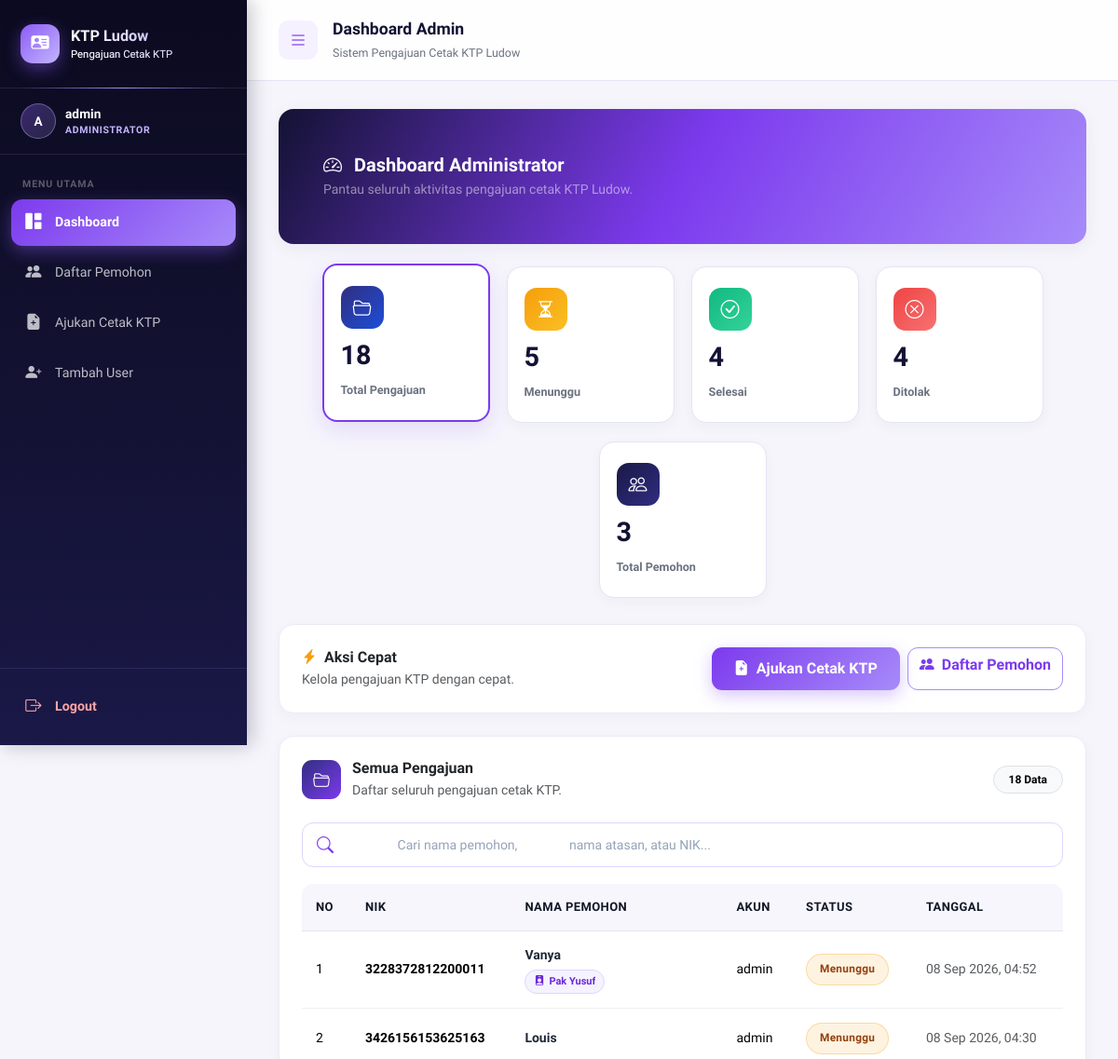
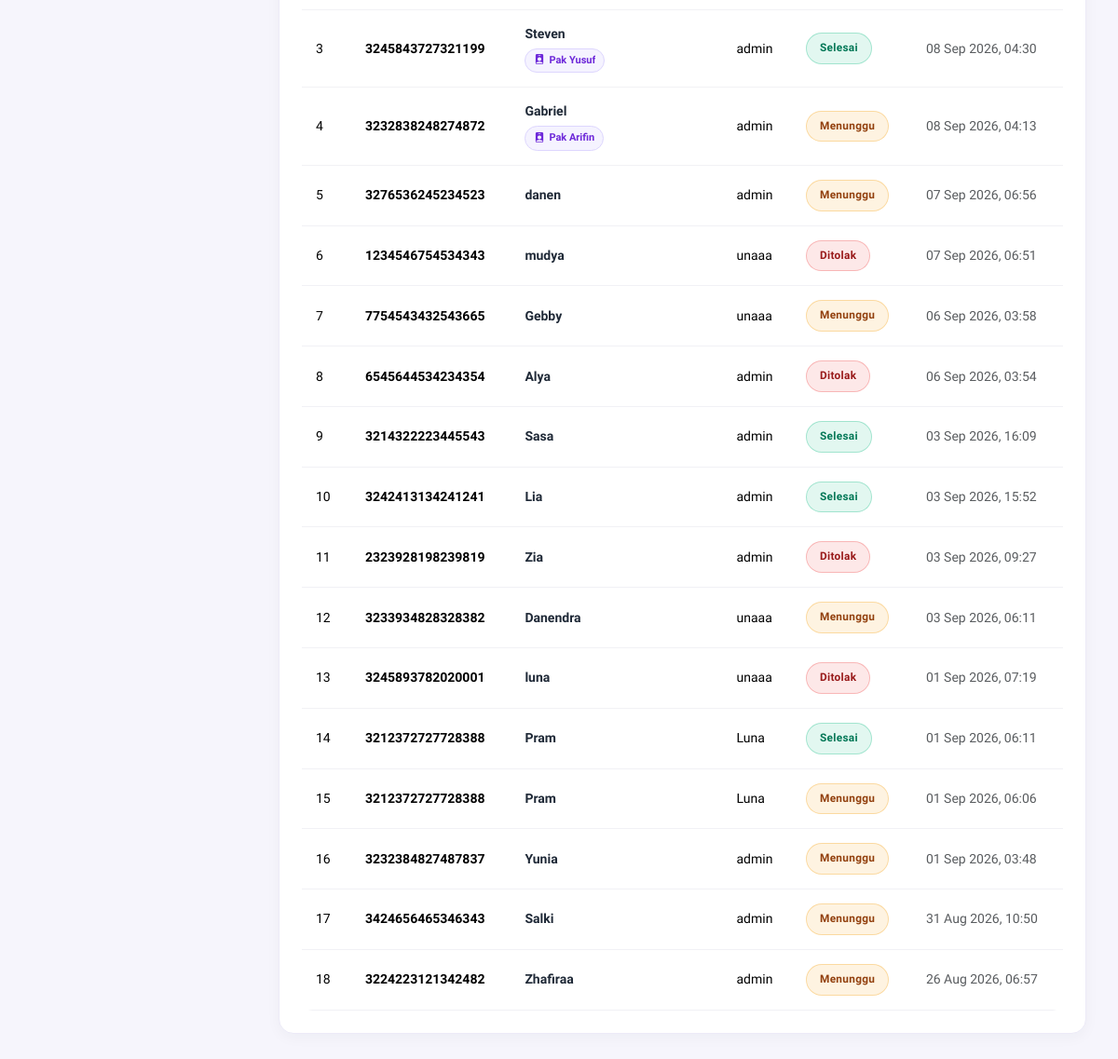
Page /admin/dashboard.php (signed in) on the committed database (2 pictures, top to bottom).
### tables this page shows
CREATE TABLE `pengajuan_ktp` (
  `id` int(11) NOT NULL AUTO_INCREMENT,
  `nik` varchar(16) NOT NULL,
  `nama_pemohon` varchar(30) NOT NULL,
  `gambar_path` varchar(255) NOT NULL,
  `foto_diri_path` varchar(255) DEFAULT NULL,
  `status` enum('pending','proses','selesai','ditolak') DEFAULT 'pending',
  `alasan_penolakan` text DEFAULT NULL,
  `user_id` int(11) DEFAULT NULL,
  `nama_atasan` varchar(100) DEFAULT NULL,
  `created_at` timestamp NOT NULL DEFAULT current_timestamp(),
  `updated_at` timestamp NOT NULL DEFAULT current_timestamp() ON UPDATE current_timestamp(),
  PRIMARY KEY (`id`),
  KEY `pengajuan_ktp_ibfk_1` (`user_id`),
  CONSTRAINT `pengajuan_ktp_ibfk_1` FOREIGN KEY (`user_id`) REFERENCES `users` (`id`) ON DELETE CASCADE ON UPDATE CASCADE
);

CREATE TABLE `users` (
  `id` int(11) NOT NULL AUTO_INCREMENT,
  `username` varchar(50) NOT NULL,
  `password` varchar(255) NOT NULL,
  `password_plain` varchar(255) DEFAULT NULL,
  `role` enum('admin','user') DEFAULT 'user',
  `created_at` timestamp NOT NULL DEFAULT current_timestamp(),
  PRIMARY KEY (`id`),
  UNIQUE KEY `username` (`username`)
);

### admin/dashboard.php (the view, shortened to what the rows shown need)
<?php
require_once __DIR__ . '/../config.php';
require_once __DIR__ . '/../includes/functions.php';
$filter = $_GET['filter'] ?? 'all';
if ($filter === 'all') {
    $stmt = $pdo->query("
        SELECT
            p.*,
            u.username
        FROM pengajuan_ktp p
        LEFT JOIN users u
            ON u.id = p.user_id
        ORDER BY p.created_at DESC
    ");
}
$pengajuan = $stmt->fetchAll(PDO::FETCH_ASSOC);
require_once __DIR__ . '/../includes/header.php';
?>
<div class="card dashboard-box p-4">
    <div class="table-responsive dashboard-table">
        <table
            class="
                table
                table-hover
                align-middle
                mb-0
            "
        >
            <thead>
                <tr>
                    <th>NO</th>
                    <th>NIK</th>
                    <th>NAMA PEMOHON</th>
                    <th>AKUN</th>
                    <th>STATUS</th>
                    <th>TANGGAL</th>
                </tr>
            </thead>
            <tbody id="pengajuanTableBody">
            <?php if (!$pengajuan): ?>
                <tr id="initialEmptyRow">
                    <td
                        colspan="<?= $filter === 'ditolak'
                            ? '7'
                            : '6'
                        ?>"
                    >
                        <div class="empty-state">
                            <div
                                class="
                                    empty-state-icon
                                "
                            >
                                <i
                                    class="bi bi-inbox"
                                ></i>
                            </div>
                            <h6 class="fw-bold">
                                Belum Ada Data
                            </h6>
                            <p class="small mb-0">
                                Tidak ada pengajuan pada
                                kategori ini.
                            </p>
                        </div>
                    </td>
                </tr>
            <?php else: ?>
                <?php
                $no = 1;
                foreach (
                    $pengajuan
                    as $row
                ):
                    $nikSearch =
                        strtolower(
                            trim(
                                (string)
                                (
                                    $row['nik']
                                    ?? ''
                                )
                            )
                        );
                    $namaSearch =
                        strtolower(
                            trim(
                                (string)
                                (
                                    $row[
                                        'nama_pemohon'
                                    ]
                                    ?? ''
                                )
                            )
                        );
                    $atasanSearch =
                        strtolower(
                            trim(
                                (string)
                                (
                                    $row[
                                        'nama_atasan'
                                    ]
                                    ?? ''
                                )
                            )
                        );
                    $usernameSearch =
                        strtolower(
                            trim(
                                (string)
                                (
                                    $row[
                                        'username'
                                    ]
                                    ?? ''
                                )
                            )
                        );
                ?>
                    <tr
                        class="pengajuan-row"
                        data-search="<?= e(
                            $nikSearch
                            . ' '
                            . $namaSearch
                            . ' '
                            . $atasanSearch
                            . ' '
                            . $usernameSearch
                        ) ?>"
                    >
                        <td class="nomor-data">
                            <?= $no++ ?>
                        </td>
                        <td class="fw-semibold">
                            <?= e(
                                $row['nik']
                            ) ?>
                        </td>
                        <td>
                            <div
                                class="nama-pemohon"
                            >
                                <div
                                    class="
                                        nama-pemohon-text
                                    "
                                >
                                    <?= e(
                                        $row[
                                            'nama_pemohon'
                                        ]
                                    ) ?>
                                </div>
                                <?php if (
                                    !empty(
                                        trim(
                                            $row[
                                                'nama_atasan'
                                            ]
                                            ?? ''
                                        )
                                    )
                                ): ?>
                                    <div
                                        class="
                                            nama-atasan-tag
                                        "
                                        title="<?= e(
                                            $row[
                                                'nama_atasan'
                                            ]
                                        ) ?>"
                                    >
                                        <i
                                            class="
                                                bi
                                                bi-person-badge-fill
                                            "
                                        ></i>
                                        <span>
                                            <?= e(
                                                $row[
                                                    'nama_atasan'
                                                ]
                                            ) ?>
                                        </span>
                                    </div>
                                <?php endif; ?>
                            </div>
                        </td>
                        <td>
                            <?= e(
                                $row[
                                    'username'
                                ]
                                ?? '-'
                            ) ?>
                        </td>
                        <td>
                            <?= status_badge(
                                $row['status']
                            ) ?>
                        </td>
                        <td
                            class="
                                text-muted
                                small
                            "
                        >
                            <?= e(
                                date(
                                    'd M Y, H:i',
                                    strtotime(
                                        $row[
                                            'created_at'
                                        ]
                                    )
                                )
                            ) ?>
                        </td>
                    </tr>
                <?php endforeach; ?>
            <?php endif; ?>
            </tbody>
        </table>
    </div>
</div>
<?php
require_once __DIR__ . '/../includes/footer.php';
?>

### includes/functions.php (shortened to what the rows shown need)
<?php
if (!function_exists('e')) {
    function e($value)
    {
        return htmlspecialchars(
            (string) $value,
            ENT_QUOTES,
            'UTF-8'
        );
    }
}
if (!function_exists('status_badge')) {
    function status_badge($status)
    {
        $status = strtolower(
            trim(
                (string) $status
            )
        );
        switch ($status) {
            case 'pending':
            case 'menunggu':
                $class =
                    'status-menunggu';
                $label =
                    'Menunggu';
                break;
            case 'selesai':
            case 'completed':
            case 'success':
                $class =
                    'status-selesai';
                $label =
                    'Selesai';
                break;
            case 'ditolak':
            case 'rejected':
            case 'tolak':
                $class =
                    'status-ditolak';
                $label =
                    'Ditolak';
                break;
            default:
                $class =
                    'status-menunggu';
                $label =
                    $status !== ''
                    ? ucfirst($status)
                    : 'Menunggu';
                break;
        }
        return
            '<span class="status-badge ' .
            e($class) .
            '">' .
            e($label) .
            '</span>';
    }
}

### rows in the picture
pengajuan_ktp: nik "3228372812200011", nama_pemohon "Vanya", nama_atasan "Pak Yusuf", user.username "admin", status "Menunggu", created_at "08 Sep 2026, 04:52"
pengajuan_ktp: nik "3426156153625163", nama_pemohon "Louis", user.username "admin", status "Menunggu", created_at "08 Sep 2026, 04:30"
pengajuan_ktp: nik "3245843727321199", nama_pemohon "Steven", nama_atasan "Pak Yusuf", user.username "admin", status "Selesai", created_at "08 Sep 2026, 04:30"
pengajuan_ktp: nik "3232838248274872", nama_pemohon "Gabriel", nama_atasan "Pak Arifin", user.username "admin", status "Menunggu", created_at "08 Sep 2026, 04:13"
pengajuan_ktp: nik "3276536245234523", nama_pemohon "danen", user.username "admin", status "Menunggu", created_at "07 Sep 2026, 06:56"
pengajuan_ktp: nik "1234546754534343", nama_pemohon "mudya", user.username "unaaa", status "Ditolak", created_at "07 Sep 2026, 06:51"
pengajuan_ktp: nik "7754543432543665", nama_pemohon "Gebby", user.username "unaaa", status "Menunggu", created_at "06 Sep 2026, 03:58"
pengajuan_ktp: nik "6545644534234354", nama_pemohon "Alya", user.username "admin", status "Ditolak", created_at "06 Sep 2026, 03:54"
pengajuan_ktp: nik "3214322223445543", nama_pemohon "Sasa", user.username "admin", status "Selesai", created_at "03 Sep 2026, 16:09"
pengajuan_ktp: nik "3242413134241241", nama_pemohon "Lia", user.username "admin", status "Selesai", created_at "03 Sep 2026, 15:52"
pengajuan_ktp: nik "2323928198239819", nama_pemohon "Zia", user.username "admin", status "Ditolak", created_at "03 Sep 2026, 09:27"
pengajuan_ktp: nik "3233934828328382", nama_pemohon "Danendra", user.username "unaaa", status "Menunggu", created_at "03 Sep 2026, 06:11"
pengajuan_ktp: nik "3245893782020001", nama_pemohon "luna", user.username "unaaa", status "Ditolak", created_at "01 Sep 2026, 07:19"
pengajuan_ktp: nik "3212372727728388", nama_pemohon "Pram", user.username "Luna", status "Selesai", created_at "01 Sep 2026, 06:11"
pengajuan_ktp: nik "3212372727728388", nama_pemohon "Pram", user.username "Luna", status "Menunggu", created_at "01 Sep 2026, 06:06"
pengajuan_ktp: nik "3232384827487837", nama_pemohon "Yunia", user.username "admin", status "Menunggu", created_at "01 Sep 2026, 03:48"
pengajuan_ktp: nik "3424656465346343", nama_pemohon "Salki", user.username "admin", status "Menunggu", created_at "31 Aug 2026, 10:50"
pengajuan_ktp: nik "3224223121342482", nama_pemohon "Zhafiraa", user.username "admin", status "Menunggu", created_at "26 Aug 2026, 06:57"

### other values in the picture
substr($namaUser, 0, 1) "A"
$namaUser "admin"
$pageTitle "Dashboard Admin"
$total "18"
$menunggu "5"
$selesai "4"
$ditolak "4"
$totalUser "3"
$judulPengajuan "Semua Pengajuan"
$deskripsiPengajuan "Daftar seluruh pengajuan cetak KTP."
count($pengajuan) "18"
